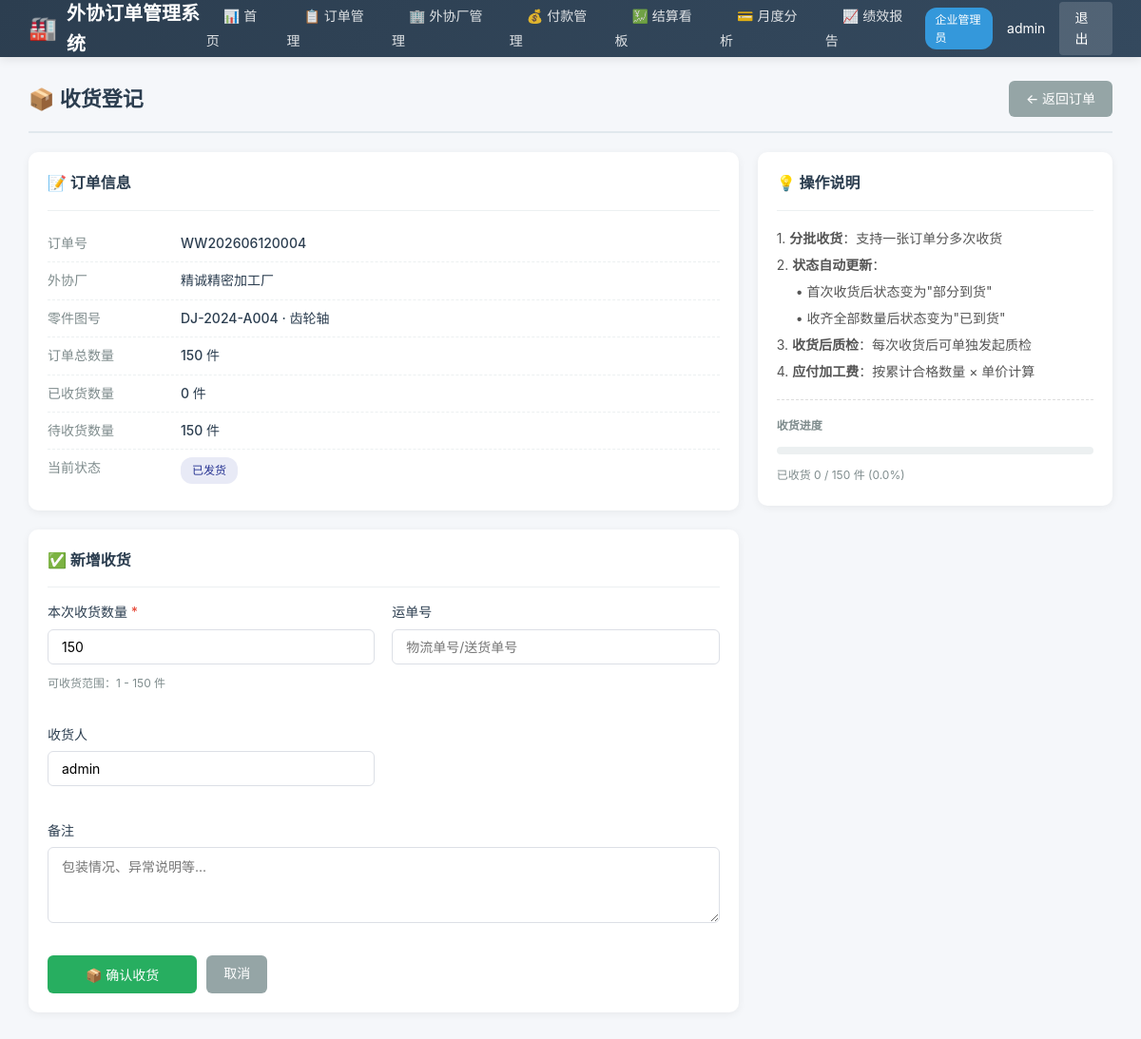
Screenshot of /orders/4/receipt (signed in) with the database file from the repository.
### models.py (models this page shows, shortened)
class User(UserMixin, db.Model):
    __tablename__ = 'users'
    id = db.Column(db.Integer, primary_key=True)
    username = db.Column(db.String(80), unique=True, nullable=False)
    password_hash = db.Column(db.String(256), nullable=False)
    role = db.Column(db.String(20), nullable=False)
    supplier_id = db.Column(db.Integer, db.ForeignKey('suppliers.id'), nullable=True)
    created_at = db.Column(db.DateTime, default=datetime.now)
    supplier = db.relationship('Supplier', backref='users', lazy=True)

class Order(db.Model):
    __tablename__ = 'orders'
    id = db.Column(db.Integer, primary_key=True)
    order_no = db.Column(db.String(40), unique=True, nullable=False)
    supplier_id = db.Column(db.Integer, db.ForeignKey('suppliers.id'), nullable=False)
    drawing_no = db.Column(db.String(80), nullable=False)
    part_name = db.Column(db.String(120))
    quantity = db.Column(db.Integer, nullable=False)
    unit_price = db.Column(db.Float, nullable=False)
    agreed_delivery_date = db.Column(db.Date, nullable=False)
    status = db.Column(db.String(20), default='已下单', nullable=False)
    remark = db.Column(db.String(512))
    created_at = db.Column(db.DateTime, default=datetime.now)
    accepted_at = db.Column(db.DateTime)
    production_at = db.Column(db.DateTime)
    shipped_at = db.Column(db.DateTime)
    first_arrived_at = db.Column(db.DateTime)
    last_arrived_at = db.Column(db.DateTime)
    first_inspected_at = db.Column(db.DateTime)
    last_inspected_at = db.Column(db.DateTime)
    completed_at = db.Column(db.DateTime)
    receipts = db.relationship('Receipt', backref='order', lazy=True, order_by='Receipt.created_at')
    inspections = db.relationship('Inspection', backref='order', lazy=True, order_by='Inspection.created_at')
    payment_requests = db.relationship('PaymentRequest', backref='order', lazy=True)
    def get_total_received(self):
        return db.session.query(func.sum(Receipt.received_quantity)).filter(
            Receipt.order_id == self.id
        ).scalar() or 0
    def get_remaining_quantity(self):
        return self.quantity - self.get_total_received()
    def can_create_receipt(self):
        return self.status in ['已发货', '部分到货'] and self.get_remaining_quantity() > 0

class Supplier(db.Model):
    __tablename__ = 'suppliers'
    id = db.Column(db.Integer, primary_key=True)
    name = db.Column(db.String(120), unique=True, nullable=False)
    contact = db.Column(db.String(80))
    phone = db.Column(db.String(30))
    address = db.Column(db.String(256))
    monthly_capacity = db.Column(db.Integer, default=1000)
    created_at = db.Column(db.DateTime, default=datetime.now)
    orders = db.relationship('Order', backref='supplier', lazy=True, foreign_keys='Order.supplier_id')
    def get_pending_quantity(self):
        pending = db.session.query(func.sum(Order.quantity)).filter(
            Order.supplier_id == self.id,
            Order.status.in_(['已下单', '已接单', '生产中', '已发货'])
        ).scalar() or 0
        received = db.session.query(func.sum(Receipt.received_quantity)).join(Order).filter(
            Order.supplier_id == self.id,
            Order.status.in_(['已下单', '已接单', '生产中', '已发货', '部分到货', '已到货', '质检中'])
        ).scalar() or 0
        return pending - received

### app.py (the view, shortened to what this page needs)
    @app.route('/orders/<int:order_id>/receipt', methods=['GET', 'POST'])
    @login_required
    @role_required('enterprise')
    def create_receipt(order_id):
        order = Order.query.get_or_404(order_id)
        if not order.can_create_receipt():
            flash('当前状态不支持收货，或订单数量已全部收齐', 'warning')
            return redirect(url_for('view_order', order_id=order.id))
        return render_template('orders/receipt.html', order=order)

### templates/orders/receipt.html (shortened to what this page needs)
{% extends 'base.html' %}
{% block content %}
<div class="page-header">
    <h1>📦 收货登记</h1>
    <div class="actions">
        <a href="{{ url_for('view_order', order_id=order.id) }}" class="btn btn-secondary">← 返回订单</a>
    </div>
</div>
<div class="detail-grid">
    <div>
        <div class="card">
            <div class="card-header"><h2>📝 订单信息</h2></div>
            <div class="detail-section">
                <div class="detail-row"><span class="label">订单号</span><span class="value font-bold">{{ order.order_no }}</span></div>
                <div class="detail-row"><span class="label">外协厂</span><span class="value">{{ order.supplier.name }}</span></div>
                <div class="detail-row"><span class="label">零件图号</span><span class="value">{{ order.drawing_no }}{% if order.part_name %} · {{ order.part_name }}{% endif %}</span></div>
                <div class="detail-row"><span class="label">订单总数量</span><span class="value font-bold">{{ order.quantity }} 件</span></div>
                <div class="detail-row"><span class="label">已收货数量</span><span class="value text-success">{{ order.get_total_received() }} 件</span></div>
                <div class="detail-row"><span class="label">待收货数量</span><span class="value font-bold text-danger">{{ order.get_remaining_quantity() }} 件</span></div>
                <div class="detail-row"><span class="label">当前状态</span>
                    <span class="value">
                        {% set bc = {'已发货':'badge-shipped', '部分到货':'badge-production'} %}
                        <span class="badge {{ bc.get(order.status, '') }}">{{ order.status }}</span>
                    </span>
                </div>
            </div>
        </div>
        <div class="card">
            <div class="card-header"><h2>✅ 新增收货</h2></div>
            <form method="post">
                <div class="form-row">
                    <div class="form-group">
                        <label class="required">本次收货数量</label>
                        <input type="number" name="received_quantity" class="form-control" min="1" max="{{ order.get_remaining_quantity() }}" value="{{ order.get_remaining_quantity() }}" required oninput="checkQty()">
                        <div class="text-small text-muted mt-10">可收货范围：1 - {{ order.get_remaining_quantity() }} 件</div>
                    </div>
                    <div class="form-group">
                        <label>运单号</label>
                        <input type="text" name="waybill_no" class="form-control" placeholder="物流单号/送货单号">
                    </div>
                    <div class="form-group">
                        <label>收货人</label>
                        <input type="text" name="receiver" class="form-control" value="{{ current_user.username }}">
                    </div>
                </div>
                <div class="form-group">
                    <label>备注</label>
                    <textarea name="remark" class="form-control" placeholder="包装情况、异常说明等..."></textarea>
                </div>
                <div class="form-actions">
                    <button type="submit" class="btn btn-success" style="padding:10px 40px">📦 确认收货</button>
                    <a href="{{ url_for('view_order', order_id=order.id) }}" class="btn btn-secondary">取消</a>
                </div>
            </form>
        </div>
    </div>
    <div>
        <div class="card">
            <div class="card-header"><h2>💡 操作说明</h2></div>
            <div style="font-size:14px;line-height:2;color:#555">
                <p>1. <strong>分批收货</strong>：支持一张订单分多次收货</p>
                <p>2. <strong>状态自动更新</strong>：</p>
                <p style="margin-left:20px">• 首次收货后状态变为"部分到货"</p>
                <p style="margin-left:20px">• 收齐全部数量后状态变为"已到货"</p>
                <p>3. <strong>收货后质检</strong>：每次收货后可单独发起质检</p>
                <p>4. <strong>应付加工费</strong>：按累计合格数量 × 单价计算</p>
                <hr style="margin:15px 0;border:none;border-top:1px dashed #ddd">
                <div class="text-small text-muted">
                    <strong>收货进度</strong><br>
                    <div class="rate-bar mt-10">
                        {% set ratio = order.get_total_received() / order.quantity * 100 %}
                    </div>
                    <div class="text-small mt-10">已收货 {{ order.get_total_received() }} / {{ order.quantity }} 件 ({{ '%.1f'|format(ratio) }}%)</div>
                </div>
            </div>
        </div>
    </div>
</div>
{% endblock %}

### templates/base.html (shortened to what this page needs)
<!DOCTYPE html>
<html lang="zh-CN">
<head>
    <link rel="stylesheet" href="{{ url_for('static', filename='style.css') }}">
</head>
<body>
{% if current_user.is_authenticated %}
<nav class="navbar">
    <div class="navbar-brand">
        <span class="logo">🏭</span>
        <span>外协订单管理系统</span>
    </div>
    <ul class="navbar-nav">
        <li><a href="{{ url_for('dashboard') }}" class="{% if request.endpoint == 'dashboard' %}active{% endif %}">📊 首页</a></li>
        <li><a href="{{ url_for('list_orders') }}" class="{% if 'orders' in request.endpoint %}active{% endif %}">📋 订单管理</a></li>
        {% if current_user.role == 'enterprise' %}
        <li><a href="{{ url_for('list_suppliers') }}" class="{% if 'suppliers' in request.endpoint %}active{% endif %}">🏢 外协厂管理</a></li>
        <li><a href="{{ url_for('list_payments') }}" class="{% if 'payments' in request.endpoint %}active{% endif %}">💰 付款管理</a></li>
        <li><a href="{{ url_for('settlement_dashboard') }}" class="{% if 'settlement' in request.endpoint %}active{% endif %}">💹 结算看板</a></li>
        <li><a href="{{ url_for('payment_analysis') }}" class="{% if 'payment_analysis' in request.endpoint %}active{% endif %}">💳 月度分析</a></li>
        <li><a href="{{ url_for('performance_report') }}" class="{% if 'performance' in request.endpoint %}active{% endif %}">📈 绩效报告</a></li>
        {% endif %}
    </ul>
    <div class="navbar-user">
        <span class="user-role {{ current_user.role }}">{{ '企业管理员' if current_user.role == 'enterprise' else '外协厂' }}</span>
        <span>{{ current_user.username }}{% if current_user.supplier %} · {{ current_user.supplier.name }}{% endif %}</span>
        <a href="{{ url_for('logout') }}" class="logout-btn">退出</a>
    </div>
</nav>
<div class="main-container">
    {% block content %}{% endblock %}
</div>
{% else %}
    {% block login_content %}{% endblock %}
{% endif %}
</body>
</html>

### static/style.css (style rules this page uses)
* { margin: 0; padding: 0; box-sizing: border-box; }
body { font-family: -apple-system, BlinkMacSystemFont, "Segoe UI", Roboto, "Helvetica Neue", Arial, sans-serif; background: #f5f7fa; color: #2c3e50; line-height: 1.6; }
a { color: #3498db; text-decoration: none; }
.navbar { background: linear-gradient(135deg, #2c3e50, #34495e); padding: 0 30px; height: 60px; display: flex; align-items: center; justify-content: space-between; box-shadow: 0 2px 10px rgba(0,0,0,0.1); position: sticky; top: 0; z-index: 100; }
.navbar-brand { color: white; font-size: 20px; font-weight: 600; display: flex; align-items: center; gap: 10px; }
.navbar-brand .logo { font-size: 24px; }
.navbar-nav { display: flex; list-style: none; gap: 5px; }
.navbar-nav a { color: rgba(255,255,255,0.85); padding: 10px 18px; border-radius: 6px; transition: all 0.2s; font-size: 14px; }
.navbar-user { color: white; display: flex; align-items: center; gap: 15px; font-size: 14px; }
.navbar-user .logout-btn { background: rgba(255,255,255,0.15); color: white; padding: 6px 16px; border-radius: 4px; }
.user-role { background: #3498db; padding: 3px 10px; border-radius: 12px; font-size: 12px; }
.main-container { padding: 25px 30px; max-width: 1600px; margin: 0 auto; }
.page-header { display: flex; justify-content: space-between; align-items: center; margin-bottom: 20px; padding-bottom: 15px; border-bottom: 2px solid #e1e8ed; }
.page-header h1 { font-size: 22px; color: #2c3e50; }
.page-header .actions { display: flex; gap: 10px; }
.card { background: white; border-radius: 10px; box-shadow: 0 2px 8px rgba(0,0,0,0.06); padding: 20px; margin-bottom: 20px; }
.card-header { padding-bottom: 15px; margin-bottom: 15px; border-bottom: 1px solid #ecf0f1; display: flex; justify-content: space-between; align-items: center; }
.card-header h2 { font-size: 16px; color: #2c3e50; }
.badge { display: inline-block; padding: 4px 12px; border-radius: 12px; font-size: 12px; font-weight: 500; white-space: nowrap; }
.badge-shipped { background: #e8eaf6; color: #283593; }
.btn { display: inline-block; padding: 8px 18px; border: none; border-radius: 6px; font-size: 14px; cursor: pointer; transition: all 0.2s; text-decoration: none; font-weight: 500; }
.btn-success { background: #27ae60; color: white; }
.btn-secondary { background: #95a5a6; color: white; }
.form-row { display: grid; grid-template-columns: repeat(auto-fit, minmax(280px, 1fr)); gap: 18px; margin-bottom: 20px; }
.form-group { margin-bottom: 16px; }
.form-group label { display: block; margin-bottom: 6px; color: #2c3e50; font-weight: 500; font-size: 14px; }
.form-group .required::after { content: ' *'; color: #e74c3c; }
.form-control { width: 100%; padding: 9px 14px; border: 1px solid #dcdfe6; border-radius: 6px; font-size: 14px; transition: border-color 0.2s; font-family: inherit; }
.form-actions { padding-top: 10px; display: flex; gap: 10px; }
textarea.form-control { resize: vertical; min-height: 80px; }
.detail-grid { display: grid; grid-template-columns: 2fr 1fr; gap: 20px; }
.detail-row { display: grid; grid-template-columns: 140px 1fr; padding: 8px 0; border-bottom: 1px dashed #ecf0f1; font-size: 14px; }
.detail-row:last-child { border-bottom: none; }
.detail-row .label { color: #7f8c8d; }
.detail-row .value { color: #2c3e50; font-weight: 500; }
.rate-bar { height: 8px; background: #ecf0f1; border-radius: 4px; overflow: hidden; margin-top: 5px; }
.text-success { color: #27ae60; }
.text-danger { color: #e74c3c; }
.text-muted { color: #7f8c8d; }
.text-small { font-size: 12px; }
.font-bold { font-weight: 600; }
.mt-10 { margin-top: 10px; }

### rows the page displays
User: role "企业管理员", username "admin", receiver "admin"
Order: order_no "WW202606120004", drawing_no "DJ-2024-A004", part_name "齿轮轴", quantity "150", get_remaining_quantity "150", status "已发货", received_quantity "150"
Supplier: supplier.name "精诚精密加工厂"

### other values shown
{{ order.get_total_received() }} "0"
{{ '%.1f'|format(ratio) }} "0.0"
